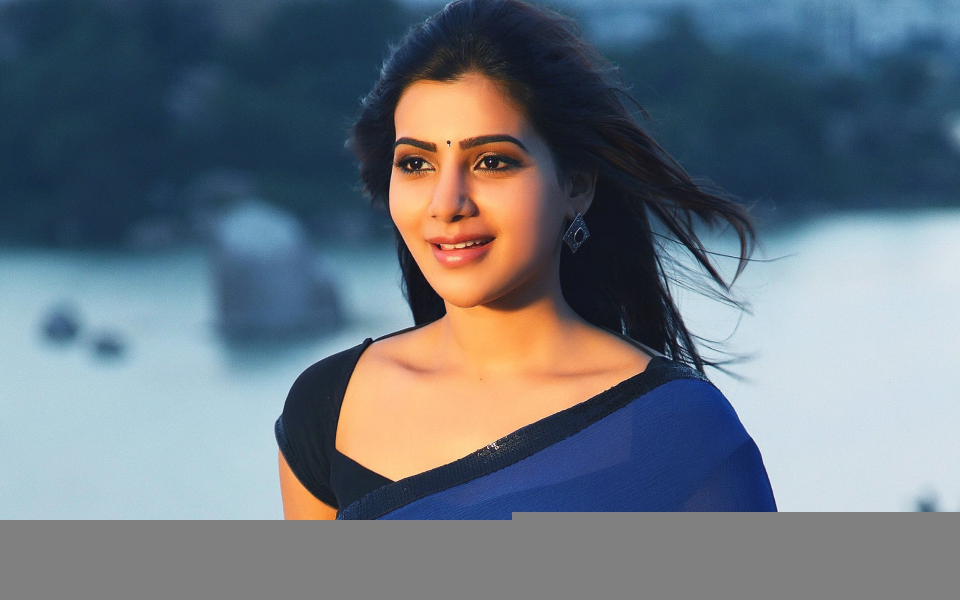
#> input picture TestImages/samantha.jpg, 1920 x 1200 px, found by its file name (shown at 1/2 size)
$ python tester.py
#> lines starting #> are read from the running program, lines starting #| are printed output that depends on the picture
### faceRecognition.py
import cv2
import os
import numpy as np

#This module contains all common functions that are called in tester.py file


#Given an image below function returns rectangle for face detected alongwith gray scale image
def faceDetection(test_img):
    gray_img=cv2.cvtColor(test_img,cv2.COLOR_BGR2GRAY)#convert color image to grayscale
    face_haar_cascade=cv2.CascadeClassifier('HaarCascade/haarcascade_frontalface_default.xml')#Load haar classifier
    faces=face_haar_cascade.detectMultiScale(gray_img,scaleFactor=1.32,minNeighbors=5)#detectMultiScale returns rectangles

    return faces,gray_img

#Given a directory below function returns part of gray_img which is face alongwith its label/ID
def labels_for_training_data(directory):
    faces=[]
    faceID=[]

    for path,subdirnames,filenames in os.walk(directory):
        for filename in filenames:
            if filename.startswith("."):
                print("Skipping system file")#Skipping files that startwith .
                continue

            id=os.path.basename(path)#fetching subdirectory names
            img_path=os.path.join(path,filename)#fetching image path
            print("img_path:",img_path)
            print("id:",id)
            test_img=cv2.imread(img_path)#loading each image one by one
            if test_img is None:
                print("Image not loaded properly")
                continue
            faces_rect,gray_img=faceDetection(test_img)#Calling faceDetection function to return faces detected in particular image
            if len(faces_rect)!=1:
               continue #Since we are assuming only single person images are being fed to classifier
            (x,y,w,h)=faces_rect[0]
            roi_gray=gray_img[y:y+w,x:x+h]#cropping region of interest i.e. face area from grayscale image
            faces.append(roi_gray)
            faceID.append(int(id))
    return faces,faceID


#Below function trains haar classifier and takes faces,faceID returned by previous function as its arguments
def train_classifier(faces,faceID):
    face_recognizer=cv2.face.LBPHFaceRecognizer_create()
    face_recognizer.train(faces,np.array(faceID))
    return face_recognizer

#Below function draws bounding boxes around detected face in image
def draw_rect(test_img,face):
    (x,y,w,h)=face
    cv2.rectangle(test_img,(x,y),(x+w,y+h),(255,0,0),thickness=5)

#Below function writes name of person for detected label
def put_text(test_img,text,x,y):
    cv2.putText(test_img,text,(x,y),cv2.FONT_HERSHEY_DUPLEX,2,(255,0,0),4)

### tester.py
import cv2
import os
import numpy as np
import faceRecognition as fr


#This module takes images  stored in diskand performs face recognition
test_img=cv2.imread('C:/Users/Shathini/Desktop/mine/FaceRecognition-master/TestImages/samantha.jpg')#test_img path
#> test_img is the input picture: shape (1200, 1920, 3); mean B, G, R 127.2, 117, 106.5
faces_detected,gray_img=fr.faceDetection(test_img)
#> in faceDetection, `gray_img=cv2.cvtColor(test_img,cv2.COLOR_BGR2GRAY)#convert color image..`:
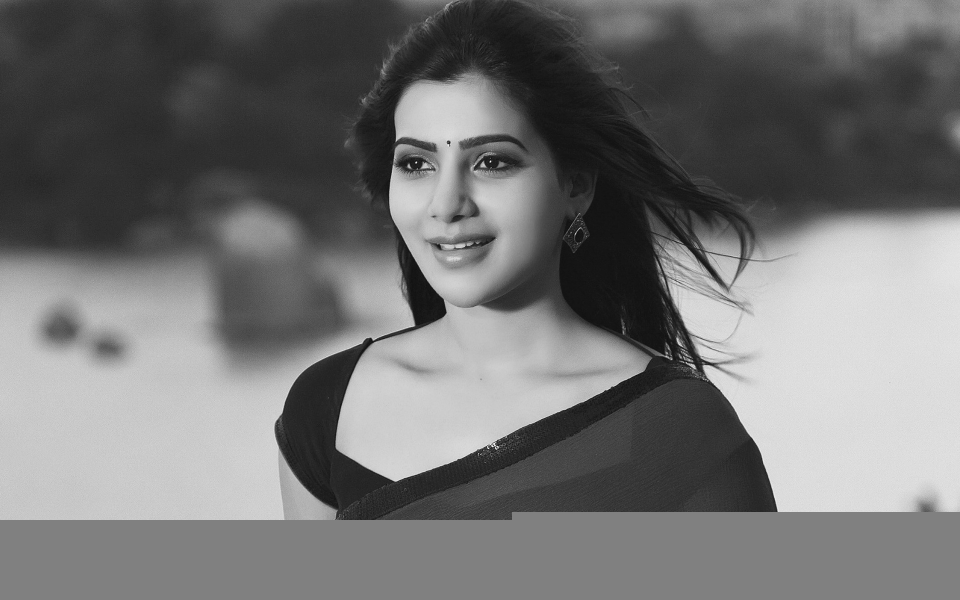
#> gray_img: shape (1200, 1920) (shown at 1/2 size); min 1, max 254, mean 115
#> in faceDetection, `faces=face_haar_cascade.detectMultiScale(gray_img,scaleFactor=1.32,min..`: faces = [[707, 164, 418, 418]]
#> faces_detected = [[707, 164, 418, 418]]
print("faces_detected:",faces_detected)
#| faces_detected: [[707 164 418 418]]


#Comment belows lines when running this program second time.Since it saves training.yml file in directory
faces,faceID=fr.labels_for_training_data('trainingImages')
#> pass 2 of the loop in labels_for_training_data, `for path,subdirnames,filenames in os.walk(directory):`:
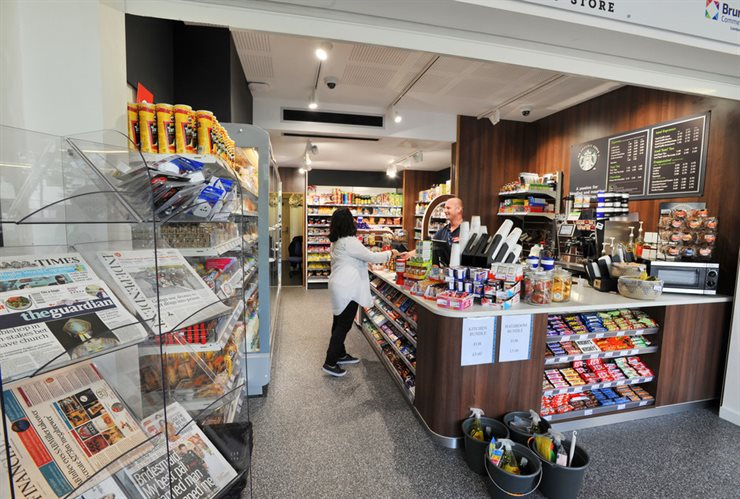
#> input picture trainingImages/0/sample30.jpg, 740 x 499 px
#> in labels_for_training_data, test_img is the input picture: shape (499, 740, 3); mean B, G, R 118.9, 126.2, 135.4
#> in faceDetection (call 2), `gray_img=cv2.cvtColor(test_img,cv2.COLOR_BGR2GRAY)#convert color image..`:
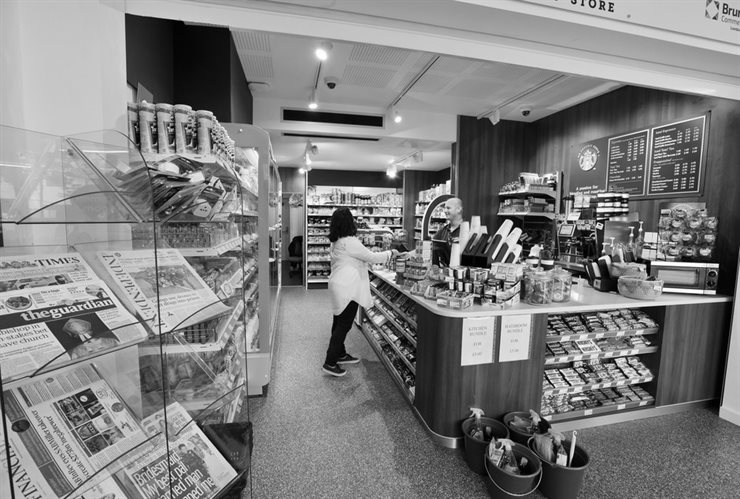
#> gray_img: shape (499, 740); min 0, max 255, mean 128.1
#> faces = ()
face_recognizer=fr.train_classifier(faces,faceID)
face_recognizer.write('trainingData.yml')


#Uncomment below line for subsequent runs
# face_recognizer=cv2.face.LBPHFaceRecognizer_create()
# face_recognizer.read('trainingData.yml')#use this to load training data for subsequent runs

name={0:"sample1",1:"sample2"}#creating dictionary containing names for each label

for face in faces_detected:
    (x,y,w,h)=face
    roi_gray=gray_img[y:y+h,x:x+h]
    label,confidence=face_recognizer.predict(roi_gray)#predicting the label of given image
    print("confidence:",confidence)
    print("label:",label)
    fr.draw_rect(test_img,face)
    predicted_name=name[label]
    if(confidence>37):#If confidence more than 37 then don't print predicted face text on screen
        continue
    fr.put_text(test_img,predicted_name,x,y)
#> this loop made 1 pass
#> pass 1, `roi_gray=gray_img[y:y+h,x:x+h]`:
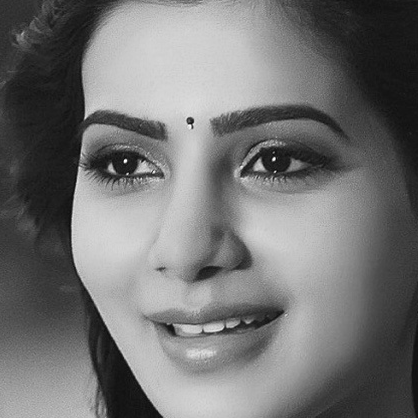
#> roi_gray: shape (418, 418); min 8, max 254, mean 115.6

resized_img=cv2.resize(test_img,(1000,1000))
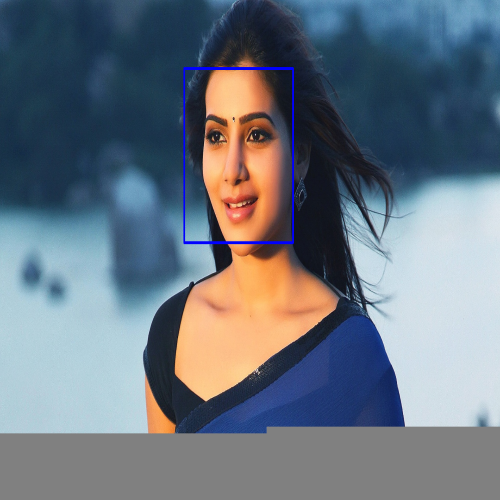
#> resized_img: shape (1000, 1000, 3) (shown at 1/2 size); mean B, G, R 128, 116.5, 106
cv2.imshow("face dtecetion tutorial",resized_img)
cv2.waitKey(0)#Waits indefinitely until a key is pressed
cv2.destroyAllWindows
